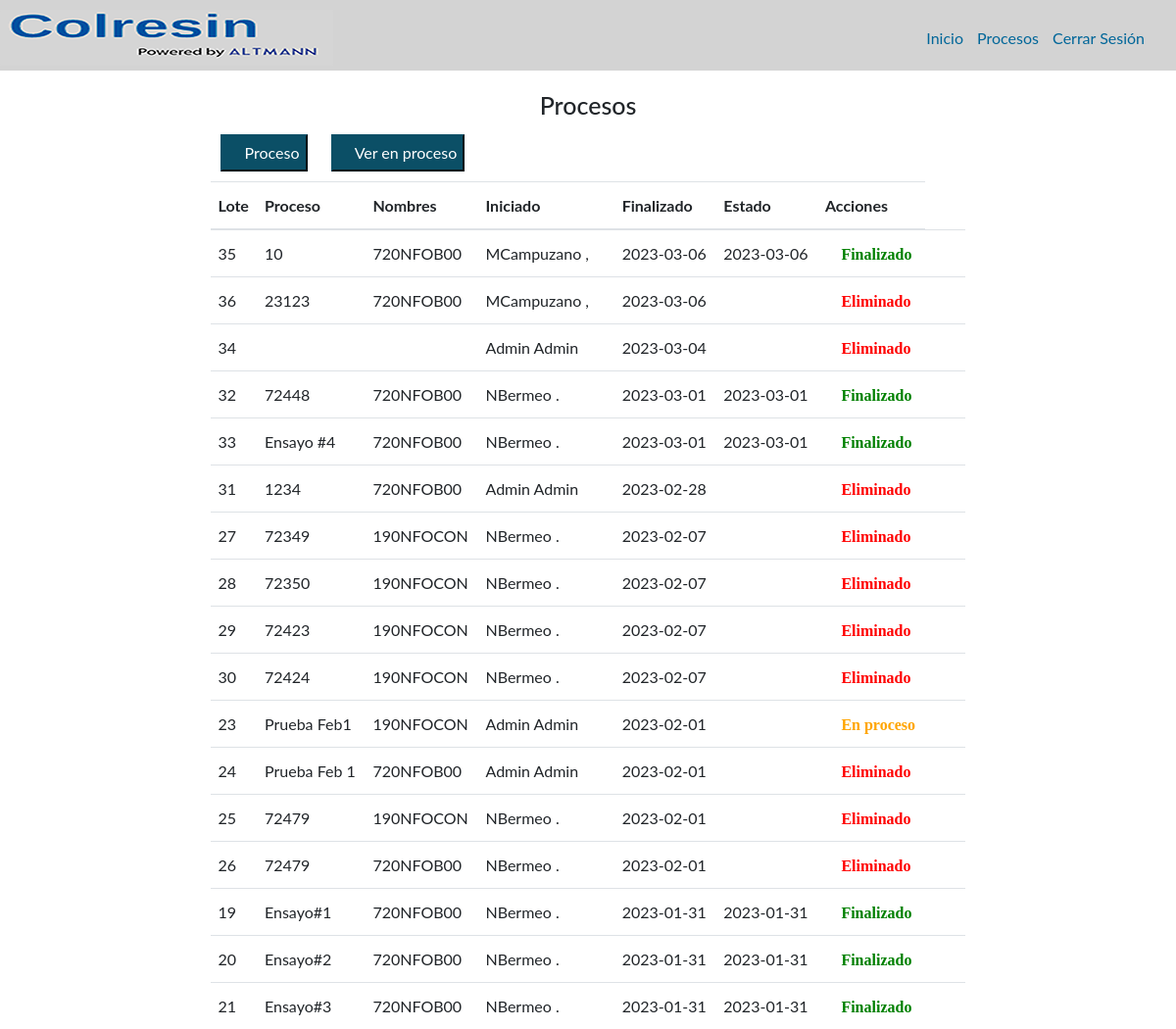
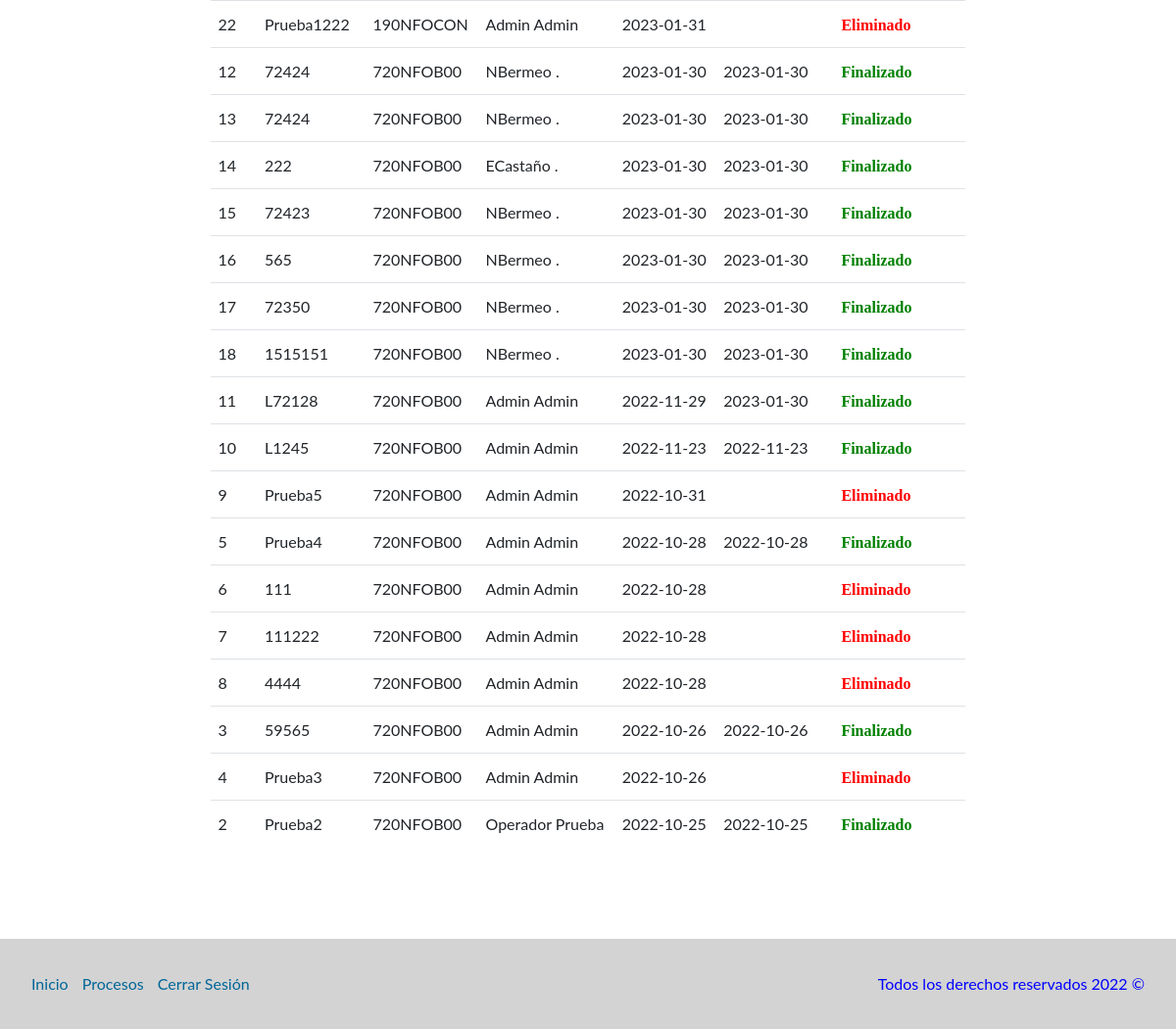
The app's page /php/procesos/procesosTodos.php (signed in) with its own data (2 pictures, top to bottom).
### tables this page shows
CREATE TABLE `procesos` (
  `IdProceso` int(11) NOT NULL,
  `NumLote` varchar(30) NOT NULL,
  `FechaInicial` date NOT NULL,
  `FechaFinal` date DEFAULT NULL,
  `HoraInicial` time NOT NULL,
  `HoraFinal` time DEFAULT NULL,
  `Estado` int(11) NOT NULL,
  `Cedula` varchar(45) NOT NULL
);

CREATE TABLE `nfo` (
  `IdProceso` int(11) NOT NULL,
  `nfo` varchar(50) NOT NULL,
  `numeroLote` varchar(50) NOT NULL,
  `MatPriFP04` varchar(2) DEFAULT NULL,
  `MatPriSeparada` varchar(2) DEFAULT NULL,
  `MateriaPrimacol` varchar(2) DEFAULT NULL,
  `ReactorLimpio` varchar(50) DEFAULT NULL,
  `HermeticidadReactor` varchar(50) DEFAULT NULL,
  `ReactorFunciona` varchar(50) DEFAULT NULL,
  `VacioFunciona` varchar(50) DEFAULT NULL,
  `VaporFunciona` varchar(50) DEFAULT NULL,
  `EnfriamientoFunciona` varchar(50) DEFAULT NULL,
  `EmisionesFunciona` varchar(50) DEFAULT NULL,
  `phsodatanque` varchar(50) DEFAULT NULL,
  `CondensadorFunciona` varchar(50) DEFAULT NULL,
  `ApruebaInicio` varchar(2) DEFAULT NULL,
  `RazonesNoAprob` varchar(200) DEFAULT NULL,
  `SeguridadNaftaleno` varchar(2) DEFAULT NULL,
  `EquipoNaftaleno` varchar(2) DEFAULT NULL,
  `EnfriamientoCerrado` varchar(2) DEFAULT NULL,
  `ValvBloqueo` varchar(2) DEFAULT NULL,
  `AbrirControlOlores` varchar(2) DEFAULT NULL,
  `Estartazos` varchar(2) DEFAULT NULL,
  `AgitadorOk` varchar(2) DEFAULT NULL,
  `ProblemaFund` varchar(2) DEFAULT NULL,
  `ProblemaFundirNaf` varchar(200) DEFAULT NULL,
  `SeguridadSulfurico` varchar(2) DEFAULT NULL,
  `EquipoSulfurico` varchar(2) DEFAULT NULL,
  `Vapor` varchar(2) DEFAULT NULL,
  `ProblemaSWFO` varchar(2) DEFAULT NULL,
  `TextoProblemaSWFO` varchar(500) DEFAULT NULL,
  `CierreControlOlores` varchar(2) DEFAULT NULL,
  `EvacuarCamisa` varchar(2) DEFAULT NULL,
  `SuministroVapor` varchar(2) DEFAULT NULL,
  `SeguridadFDO` varchar(2) DEFAULT NULL,
  `EquipoFDO` varchar(2) DEFAULT NULL,
  `LineaTierraOk` varchar(2) DEFAULT NULL,
  `BombaNeumaticaOk` varchar(2) DEFAULT NULL,
  `ConexionOk` varchar(2) DEFAULT NULL,
  `MangueraOk` varchar(2) DEFAULT NULL,
  `LineaCargaOk` varchar(2) DEFAULT NULL,
  `ValvulasCerradas` varchar(2) DEFAULT NULL,
  `CapacidadTanque` varchar(2) DEFAULT NULL,
  `ProblemaCondensacion` varchar(2) DEFAULT NULL,
  `TextoProblemaCondensacion` varchar(250) DEFAULT NULL,
  `SeguridadCSO` varchar(2) DEFAULT NULL,
  `EquipoCSO` varchar(2) DEFAULT NULL,
  `OlorFormol` varchar(2) DEFAULT NULL,
  `ph10` varchar(45) DEFAULT NULL,
  `Csc050Ajuste` varchar(45) DEFAULT NULL,
  `Stw00Ajuste` varchar(45) DEFAULT NULL,
  `ph10Fin` varchar(45) DEFAULT NULL,
  `ProductoBrillante` varchar(2) DEFAULT NULL,
  `HoraInicioLukas` time DEFAULT NULL,
  `HoraFinLukas` time DEFAULT NULL,
  `ProductoBrillante2` varchar(2) DEFAULT NULL,
  `NotificarLaboratorio` varchar(200) DEFAULT NULL,
  `SegNFO` varchar(2) DEFAULT NULL,
  `EquipoNFO` varchar(2) DEFAULT NULL,
  `AgitacionOff` varchar(2) DEFAULT NULL,
  `TalegoDescarga` varchar(2) DEFAULT NULL,
  `ResiduoTalego` varchar(2) DEFAULT NULL,
  `EnviarMuestraFinal` varchar(2) DEFAULT NULL,
  `Aspecto` varchar(100) DEFAULT NULL,
  `PorcentajeSolidos` varchar(45) DEFAULT NULL,
  `pH10Final` varchar(45) DEFAULT NULL,
  `Solubilidad10` varchar(45) DEFAULT NULL,
  `Solubilidad40` varchar(45) DEFAULT NULL,
  `Rendimiento` varchar(100) DEFAULT NULL,
  `ProcesoDif` varchar(2) DEFAULT NULL,
  `KgEnjuague` varchar(45) DEFAULT NULL,
  `KgLavado` varchar(45) DEFAULT NULL,
  `FechaMuestraLab` datetime(6) NOT NULL
);

CREATE TABLE `usuarios` (
  `IdUsuario` int(11) NOT NULL,
  `Nombre` varchar(50) NOT NULL,
  `Apellido` varchar(50) NOT NULL,
  `Cedula` varchar(50) NOT NULL,
  `CorreoElectronico` varchar(50) NOT NULL,
  `Contrasena` varchar(50) NOT NULL,
  `Estado` int(11) NOT NULL DEFAULT 1,
  `Rol` int(2) NOT NULL DEFAULT 1
);

### php/procesos/acciones.php (called while the page is built, shortened)
<?php
class procesos{
    function get_process(){
        $conex = new conection();
        $result = $conex->conex();
        $query = mysqli_query($result,'SELECT u.*, p.*, n.nfo nombreProceso FROM Procesos p INNER JOIN Usuarios u INNER JOIN NFO n ON p.cedula = u.cedula and p.IdProceso = n.IdProceso ORDER BY FechaInicial DESC');
        return $query;
    }
}

### php/procesos/procesosTodos.php (the view, shortened to what this page needs)
<?php
require_once "acciones.php";
$_process = new procesos();
$query = $_process->get_process();
$tr = '';
while ($row = $query->fetch_array(MYSQLI_BOTH)){
    $eliminar = "";
    $editar = "";
    if($row['Estado'] == 1){
        $estado = "<i class='fa fa-circle' style='color:orange;'> En proceso</i>";
        $editar   = "<a href='../formulario/editarFormulario.php?id=" . $row['IdProceso'] . "'>
                    <i class='fas fa-pen'></i>
                </a>";
    }else if($row['Estado'] == 2){
        $estado = "<i class='fa fa-circle' style='color:green;'> Finalizado</i>";
        $editar   = "<a href='../formulario/verFormulario.php?id=" . $row['IdProceso'] . "'>
                    <i class='fas fa-eye'></i>
                </a>";
    }else if($row['Estado'] == 3){
        $estado = "<i class='fa fa-circle' style='color:red;'> Eliminado</i>";
        $editar   = "<a href='../formulario/verFormulario.php?id=" . $row['IdProceso'] . "'>
                    <i class='fas fa-eye'></i>
                </a>";
    }
    $tr .=	"<tr class='rows' id='rows'>
                <td>" . $row['IdProceso'] 	. "</td>
                <td>" . $row['NumLote'] 	. "</td>
                <td>" . $row['nombreProceso'] . "</td>
                <td>" . $row['Nombre'] . " " . $row['Apellido'] ."</td>
                <td>" . $row['FechaInicial'] ."</td>
                <td>" . $row['FechaFinal'] . "</td>
                <td>" . $estado . "</td>
                <td>
                    ".$editar."
                    &nbsp;&nbsp;
                    <a href='procesos.php?id=" . $row['IdProceso'] . "'>
                    ".$eliminar."
                </a>
                </td>
            </tr>";
}
$btn        = "<button type='button' class='boton-add' onclick=\"window.location.href='../formulario/formulario.php'\"><i class='fa fa-plus-circle' aria-hidden='true'></i> Proceso</button>";
?>
<!DOCTYPE html>
<html lang="en">
<head>
    <link rel="stylesheet" href="https://maxcdn.bootstrapcdn.com/bootstrap/4.0.0/css/bootstrap.min.css">
    <link rel="stylesheet" href="../../css/styles.css">
    <link href='../../css/fontawesome.css' rel='stylesheet'>
    <link href='../../css/all.css' rel='stylesheet'>
</head>
<body>
    <header class="site-header">
        <div class="contenedor contenido-header">
            <div class="barra">
                <a href="/">
                <img src="../../img/colresin-altmann.PNG" alt="Logotipo Altmann">
                </a>
                <nav class="navegacion">
                    <a href="../inicio/index.php">Inicio</a>
                    <a href="procesos.php">Procesos</a>
                    <a href="../login/cerrarSesion.php">Cerrar Sesión</a>
                </nav>
            </div>
        </div>
    </header>
    <main class="contenedor seccion contenido-centrado">
        <h1 class="centrar-texto">Procesos</h1>
        <div class="container">
            <?php echo $btn; ?>
            <button type="button" class="boton-add" onclick="window.location.href='procesos.php'"><i class="fa fa-eye" aria-hidden="true"></i> Ver en proceso</button>
            </div>
        <div class="container">
            <table class="table table-over">
                <thead>
                    <tr>
                        <th scope="col">Lote</th>
                        <th scope="col">Proceso</th>
                        <th scope="col">Nombres</th>
                        <th scope="col">Iniciado</th>
                        <th scope="col">Finalizado</th>
                        <th scope="col">Estado</th>
                        <th scope="col">Acciones</th>
                    </tr>
                </thead>
                <tbody>
                    <?php echo $tr; ?>
                </tbody>
            </table>
        </div>
        <br>
        <br>
    </main>
    <footer class="site-footer seccion">
        <div class="contenedor contenedor-footer">
            <nav class="navegacion">
                <a href="../inicio/index.php">Inicio</a>
                <a href="procesos.php">Procesos</a>
                <a href="../login/cerrarSesion.php">Cerrar Sesión</a>
            </nav>
            <p class="copyright">Todos los derechos reservados 2022 &copy; </p>
        </div>
    </footer>
</body>
</html>

### css/styles.css (style rules this page uses)
html { box-sizing: border-box; font-size: 62.5%; }
*, *::before, *::after { box-sizing: inherit; }
body { font-family: 'Lato', sans-serif; font-size: 1.6rem; line-height: 2; }
img { max-width: 100%; }
.contenedor { max-width: 768rem; margin: 0 auto; }
.seccion { margin-top: 2rem; margin-bottom: 2rem; }
.centrar-texto { text-align: center; }
.contenido-centrado { max-width: 800px; }
.boton-add { margin: 1rem; color: #fff; background-color: #0b4f66 !important; border-color: #0b4f66 !important; }
.site-header { background-color: #d3d3d3; padding: 0.5rem 0 0.5rem 0; border: #333333; }
.contenido-header { height: 100%; display: flex; flex-direction: column; justify-content: space-between; }
.barra { display: flex; justify-content: space-between; align-items: center; padding-top: 0.5rem; }
.navegacion { margin-right: 2em !important; margin-left: 2em !important; }
.navegacion a { color: #006699; text-decoration: none; font-size: 1.6rem; margin-right: 1rem; }
.navegacion a:last-of-type { margin-right: 0; }
.site-footer { background-color: #d3d3d3; margin: 0; }
.contenedor-footer { padding: 3rem 0; display: flex; justify-content: space-between; align-content: center; }
.copyright { margin: 0; color: #0000ff; margin-right: 2em !important; }
main { align-content: center; ; }

### css/all.css (style rules this page uses)
.fa, .fas, .far, .fal, .fad, .fab { -moz-osx-font-smoothing: grayscale; -webkit-font-smoothing: antialiased; display: inline-block; font-style: normal; font-variant: normal; text-rendering: auto; line-height: 1; }
.fa-circle:before { content: "\f111"; }
.fa-eye:before { content: "\f06e"; }
.fa-pen:before { content: "\f304"; }
.fa-plus-circle:before { content: "\f055"; }
.fa, .fas { font-family: 'Font Awesome 5 Free'; font-weight: 900; }

### records on screen
procesos: IdProceso "35", NumLote "10", nfo.nfo "720NFOB00", usuarios.Nombre "MCampuzano", usuarios.Apellido ",", FechaInicial "2023-03-06", FechaFinal "2023-03-06", Estado "Finalizado"
procesos: IdProceso "36", NumLote "23123", nfo.nfo "720NFOB00", usuarios.Nombre "MCampuzano", usuarios.Apellido ",", FechaInicial "2023-03-06", Estado "Eliminado"
procesos: IdProceso "34", usuarios.Nombre "Admin", usuarios.Apellido "Admin", FechaInicial "2023-03-04", Estado "Eliminado"
procesos: IdProceso "32", NumLote "72448", nfo.nfo "720NFOB00", usuarios.Nombre "NBermeo", usuarios.Apellido ".", FechaInicial "2023-03-01", FechaFinal "2023-03-01", Estado "Finalizado"
procesos: IdProceso "33", NumLote "Ensayo #4", nfo.nfo "720NFOB00", usuarios.Nombre "NBermeo", usuarios.Apellido ".", FechaInicial "2023-03-01", FechaFinal "2023-03-01", Estado "Finalizado"
procesos: IdProceso "31", NumLote "1234", nfo.nfo "720NFOB00", usuarios.Nombre "Admin", usuarios.Apellido "Admin", FechaInicial "2023-02-28", Estado "Eliminado"
procesos: IdProceso "27", NumLote "72349", nfo.nfo "190NFOCON", usuarios.Nombre "NBermeo", usuarios.Apellido ".", FechaInicial "2023-02-07", Estado "Eliminado"
procesos: IdProceso "28", NumLote "72350", nfo.nfo "190NFOCON", usuarios.Nombre "NBermeo", usuarios.Apellido ".", FechaInicial "2023-02-07", Estado "Eliminado"
procesos: IdProceso "29", NumLote "72423", nfo.nfo "190NFOCON", usuarios.Nombre "NBermeo", usuarios.Apellido ".", FechaInicial "2023-02-07", Estado "Eliminado"
procesos: IdProceso "30", NumLote "72424", nfo.nfo "190NFOCON", usuarios.Nombre "NBermeo", usuarios.Apellido ".", FechaInicial "2023-02-07", Estado "Eliminado"
procesos: IdProceso "23", NumLote "Prueba Feb1", nfo.nfo "190NFOCON", usuarios.Nombre "Admin", usuarios.Apellido "Admin", FechaInicial "2023-02-01", Estado "En proceso"
procesos: IdProceso "24", NumLote "Prueba Feb 1", nfo.nfo "720NFOB00", usuarios.Nombre "Admin", usuarios.Apellido "Admin", FechaInicial "2023-02-01", Estado "Eliminado"
procesos: IdProceso "25", NumLote "72479", nfo.nfo "190NFOCON", usuarios.Nombre "NBermeo", usuarios.Apellido ".", FechaInicial "2023-02-01", Estado "Eliminado"
procesos: IdProceso "26", NumLote "72479", nfo.nfo "720NFOB00", usuarios.Nombre "NBermeo", usuarios.Apellido ".", FechaInicial "2023-02-01", Estado "Eliminado"
procesos: IdProceso "19", NumLote "Ensayo#1", nfo.nfo "720NFOB00", usuarios.Nombre "NBermeo", usuarios.Apellido ".", FechaInicial "2023-01-31", FechaFinal "2023-01-31", Estado "Finalizado"
procesos: IdProceso "20", NumLote "Ensayo#2", nfo.nfo "720NFOB00", usuarios.Nombre "NBermeo", usuarios.Apellido ".", FechaInicial "2023-01-31", FechaFinal "2023-01-31", Estado "Finalizado"
procesos: IdProceso "21", NumLote "Ensayo#3", nfo.nfo "720NFOB00", usuarios.Nombre "NBermeo", usuarios.Apellido ".", FechaInicial "2023-01-31", FechaFinal "2023-01-31", Estado "Finalizado"
procesos: IdProceso "22", NumLote "Prueba1222", nfo.nfo "190NFOCON", usuarios.Nombre "Admin", usuarios.Apellido "Admin", FechaInicial "2023-01-31", Estado "Eliminado"
procesos: IdProceso "12", NumLote "72424", nfo.nfo "720NFOB00", usuarios.Nombre "NBermeo", usuarios.Apellido ".", FechaInicial "2023-01-30", FechaFinal "2023-01-30", Estado "Finalizado"
procesos: IdProceso "13", NumLote "72424", nfo.nfo "720NFOB00", usuarios.Nombre "NBermeo", usuarios.Apellido ".", FechaInicial "2023-01-30", FechaFinal "2023-01-30", Estado "Finalizado"
procesos: IdProceso "14", NumLote "222", nfo.nfo "720NFOB00", usuarios.Nombre "ECastaño", usuarios.Apellido ".", FechaInicial "2023-01-30", FechaFinal "2023-01-30", Estado "Finalizado"
procesos: IdProceso "15", NumLote "72423", nfo.nfo "720NFOB00", usuarios.Nombre "NBermeo", usuarios.Apellido ".", FechaInicial "2023-01-30", FechaFinal "2023-01-30", Estado "Finalizado"
procesos: IdProceso "16", NumLote "565", nfo.nfo "720NFOB00", usuarios.Nombre "NBermeo", usuarios.Apellido ".", FechaInicial "2023-01-30", FechaFinal "2023-01-30", Estado "Finalizado"
procesos: IdProceso "17", NumLote "72350", nfo.nfo "720NFOB00", usuarios.Nombre "NBermeo", usuarios.Apellido ".", FechaInicial "2023-01-30", FechaFinal "2023-01-30", Estado "Finalizado"
procesos: IdProceso "18", NumLote "1515151", nfo.nfo "720NFOB00", usuarios.Nombre "NBermeo", usuarios.Apellido ".", FechaInicial "2023-01-30", FechaFinal "2023-01-30", Estado "Finalizado"
procesos: IdProceso "11", NumLote "L72128", nfo.nfo "720NFOB00", usuarios.Nombre "Admin", usuarios.Apellido "Admin", FechaInicial "2022-11-29", FechaFinal "2023-01-30", Estado "Finalizado"
procesos: IdProceso "10", NumLote "L1245", nfo.nfo "720NFOB00", usuarios.Nombre "Admin", usuarios.Apellido "Admin", FechaInicial "2022-11-23", FechaFinal "2022-11-23", Estado "Finalizado"
procesos: IdProceso "9", NumLote "Prueba5", nfo.nfo "720NFOB00", usuarios.Nombre "Admin", usuarios.Apellido "Admin", FechaInicial "2022-10-31", Estado "Eliminado"
procesos: IdProceso "5", NumLote "Prueba4", nfo.nfo "720NFOB00", usuarios.Nombre "Admin", usuarios.Apellido "Admin", FechaInicial "2022-10-28", FechaFinal "2022-10-28", Estado "Finalizado"
procesos: IdProceso "6", NumLote "111", nfo.nfo "720NFOB00", usuarios.Nombre "Admin", usuarios.Apellido "Admin", FechaInicial "2022-10-28", Estado "Eliminado"
procesos: IdProceso "7", NumLote "111222", nfo.nfo "720NFOB00", usuarios.Nombre "Admin", usuarios.Apellido "Admin", FechaInicial "2022-10-28", Estado "Eliminado"
procesos: IdProceso "8", NumLote "4444", nfo.nfo "720NFOB00", usuarios.Nombre "Admin", usuarios.Apellido "Admin", FechaInicial "2022-10-28", Estado "Eliminado"
procesos: IdProceso "3", NumLote "59565", nfo.nfo "720NFOB00", usuarios.Nombre "Admin", usuarios.Apellido "Admin", FechaInicial "2022-10-26", FechaFinal "2022-10-26", Estado "Finalizado"
procesos: IdProceso "4", NumLote "Prueba3", nfo.nfo "720NFOB00", usuarios.Nombre "Admin", usuarios.Apellido "Admin", FechaInicial "2022-10-26", Estado "Eliminado"
procesos: IdProceso "2", NumLote "Prueba2", nfo.nfo "720NFOB00", usuarios.Nombre "Operador", usuarios.Apellido "Prueba", FechaInicial "2022-10-25", FechaFinal "2022-10-25", Estado "Finalizado"
